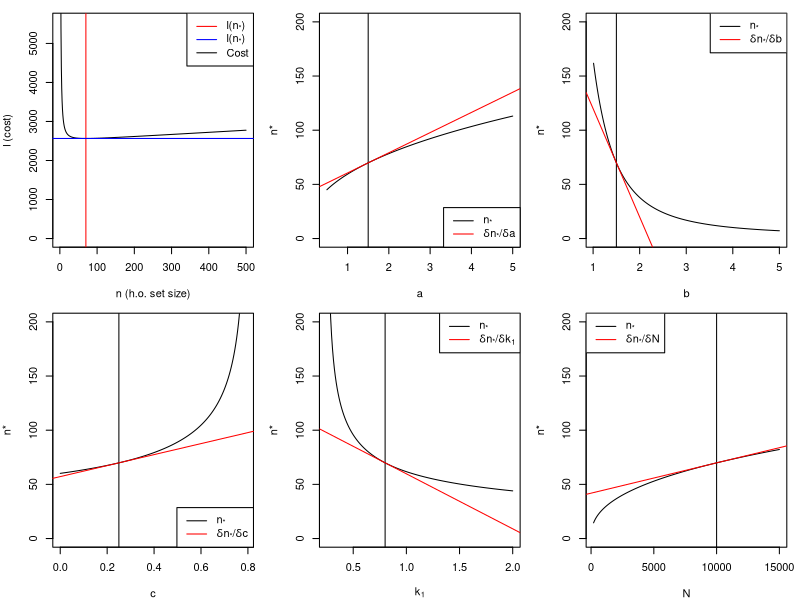
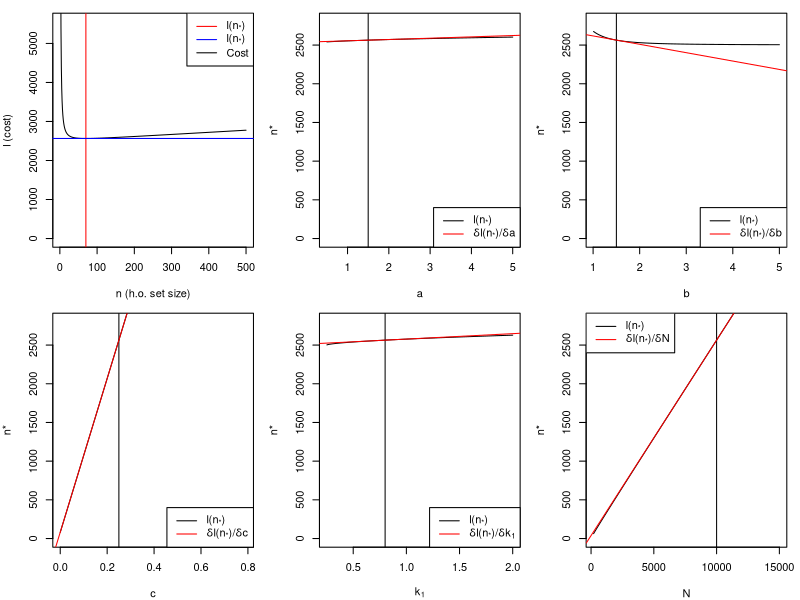

Source code (R) for these figures, in order:
######################################################################
## R script to demonstrate partial derivatives of l and n*          ##
######################################################################
## James Liley
## 1 Oct

######################################################################
## R script to demonstrate partial derivatives of l and n*          ##
######################################################################
##
## James Liley
## October 2021
##
## This script should be ran in the directory in which it is saved, or in
##  some directory with subdirectories 'data', 'figures'.
## Not all figures are necessarily used in the manuscript.
##
## For simplicity of demonstration, this script does not use the R
##  package OptHoldoutSize and is stand-alone.


######################################################################
## Switches                                                         ##
######################################################################

# Set to TRUE to save plot to PDF, FALSE to draw to R graphics device
save_plot=FALSE



######################################################################
## Parameters                                                       ##
######################################################################

Ns=10000 # value of N we will usually use
nr=1:floor(Ns/20) # values of n we will consider
ns=100 # test value of n

# Parameters of learning curve; k2(n,theta=c(a,b,c)) = a n^(-b) + c
as=1.5; bs=1.5; cs=0.25;
# can assume cs<k1s since cs is the minimum cost for a sample attainable with a model in place

# value of k1 we will usually use
k1s=0.8



######################################################################
## Functions; worked in full for demonstration's sake               ##
######################################################################

### Cost function

# cost function; usually called l
l=function(n,a=as,b=bs,c=cs,k1=k1s,N=Ns)
  (a*n^(-b) + c)*(N-n) + k1*n


### Inverse of cost function (n*; optimal holdout size)

# nstar=n*={n:l'(n;t)=0} where t={a,b,c,k1,N}
nstar=function(a=as,b=bs,c=cs,k1=k1s,N=Ns) {
  return(uniroot(function(n) dldn(n,a,b,c,k1,N),c(1,N-1))$root)
}


### Minimum cost function (l(n*))
mincost=function(a=as,b=bs,c=cs,k1=k1s,N=Ns) {
  l(nstar(a,b,c,k1,N),a,b,c,k1,N)
}


### Partials of cost function w.r.t n

# partial derivative of l with respect to n
dldn=function(n,a=as,b=bs,c=cs,k1=k1s,N=Ns)
  (-b)*a*N*n^(-b-1) - (-b+1)*a*n^(-b) + k1 - c

# second partial derivative of l with respect to n
dldn2=function(n,a=as,b=bs,c=cs,k1=k1s,N=Ns)
  (-b)*(-b-1)*a*N*n^(-b-2) - (-b)*(-b+1)*a*n^(-b-1)

# del_ l /  del_ a
dlda=function(n,a=as,b=bs,c=cs,k1=k1s,N=Ns)
  (N-n)*n^(-b)

# del_ l /  del_ b
dldb=function(n,a=as,b=bs,c=cs,k1=k1s,N=Ns)
  (-log(n))*(N-n)*a*n^(-b)

# del_ l /  del_ c
dldc=function(n,a=as,b=bs,c=cs,k1=k1s,N=Ns)
  (N-n)

# del_ l /  del_ k1
dldk1=function(n,a=as,b=bs,c=cs,k1=k1s,N=Ns)
  n

# del_ l /  del_ N
dldN=function(n,a=as,b=bs,c=cs,k1=k1s,N=Ns)
  (a*n^(-b) + c)







### Partials of cost function w.r.t n, theta

# del^2 l / del_n del_a
dda=function(n=ns,a=as,b=bs,c=cs,k1=k1s,N=Ns)
  (-b)*N*n^(-b-1) - (-b+1)*n^(-b)

# del^2 l / del_n del_b
ddb=function(n=ns,a=as,b=bs,c=cs,k1=k1s,N=Ns)
  a*N*(  (-1)*n^(-b-1) + (-b)*(-log(n))*n^(-b-1))-a*((-1)*n^(-b) + (-b+1)*(-log(n))*n^(-b) )

# del^2 l / del_n del_c
ddc=function(n=ns,a=as,b=bs,c=cs,k1=k1s,N=Ns)
  return(-1)

# del^2 l / del_n del_k1
ddk1=function(n=ns,a=as,b=bs,c=cs,k1=k1s,N=Ns)
  return(1)

# del^2 l / del_n del_N
ddN=function(n=ns,a=as,b=bs,c=cs,k1=k1s,N=Ns)
  (-b)*a*n^(-b-1)







### Partials of n*

# partial derivative of n* wrt a
dnstarda=function(n=ns,a=as,b=bs,c=cs,k1=k1s,N=Ns)
  -dda(n,a,b,c,k1,N)/dldn2(n,a,b,c,k1,N)

# partial derivative of n* wrt a, expanded
dnstarda_spec=function(n=ns,a=as,b=bs,c=cs,k1=k1s,N=Ns)
  (b*N*n - (b-1)*(n^2))/(b*(b+1)*a*N - b*(b-1)*a*n)


# partial derivative of n* wrt b
dnstardb=function(n=ns,a=as,b=bs,c=cs,k1=k1s,N=Ns)
  -ddb(n,a,b,c,k1,N)/dldn2(n,a,b,c,k1,N)

# partial derivative of n* wrt b, expanded
dnstardb_spec=function(n=ns,a=as,b=bs,c=cs,k1=k1s,N=Ns)
  -(n*N*( -1 + b*log(n))-(n^2)*(- 1 + (b-1)*log(n)))/
  (b*(b+1)*N - b*(b-1)*n)



# partial derivative of n* wrt c
dnstardc=function(n=ns,a=as,b=bs,c=cs,k1=k1s,N=Ns)
  -ddc(n,a,b,c,k1,N)/dldn2(n,a,b,c,k1,N)

# partial derivative of n* wrt c, expanded
dnstardc_spec=function(n=ns,a=as,b=bs,c=cs,k1=k1s,N=Ns)
  1/(b*(b+1)*a*N*n^(-b-2) - b*(b-1)*a*n^(-b-1))



# partial derivative of n* wrt k1
dnstardk1=function(n=ns,a=as,b=bs,c=cs,k1=k1s,N=Ns)
  -ddk1(n,a,b,c,k1,N)/dldn2(n,a,b,c,k1,N)

# partial derivative of n* wrt k1, expanded
dnstardk1_spec=function(n=ns,a=as,b=bs,c=cs,k1=k1s,N=Ns)
  -1/(b*(b+1)*a*N*n^(-b-2) - b*(b-1)*a*n^(-b-1))



# partial derivative of n* wrt N
dnstardN=function(n=ns,a=as,b=bs,c=cs,k1=k1s,N=Ns)
  -ddN(n,a,b,c,k1,N)/dldn2(n,a,b,c,k1,N)

# partial derivative of n* wrt N, expanded
dnstardN_spec=function(n=ns,a=as,b=bs,c=cs,k1=k1s,N=Ns)
  b*n/(b*(b+1)*N - b*(b-1)*n)





## Partials of minimum cost

# partial derivative of l(n*) wrt a
dmcda=function(a=as,b=bs,c=cs,k1=k1s,N=Ns) {
  nstar=nstar(a,b,c,k1,N)
  dlda(nstar,a,b,c,k1,N)
}

# partial derivative of l(n*) wrt b
dmcdb=function(a=as,b=bs,c=cs,k1=k1s,N=Ns) {
  nstar=nstar(a,b,c,k1,N)
  dldb(nstar,a,b,c,k1,N)
}

# partial derivative of l(n*) wrt c
dmcdc=function(a=as,b=bs,c=cs,k1=k1s,N=Ns) {
  nstar=nstar(a,b,c,k1,N)
  dldc(nstar,a,b,c,k1,N)
}

# partial derivative of l(n*) wrt k1
dmcdk1=function(a=as,b=bs,c=cs,k1=k1s,N=Ns) {
  nstar=nstar(a,b,c,k1,N)
  dldk1(nstar,a,b,c,k1,N)
}

# partial derivative of l(n*) wrt N
dmcdN=function(a=as,b=bs,c=cs,k1=k1s,N=Ns) {
  nstar=nstar(a,b,c,k1,N)
  dldN(nstar,a,b,c,k1,N)
}


######################################################################
## Plot partials of n*                                              ##
######################################################################

# Setup
if (save_plot) pdf(paste0("figures/partials_demo.pdf"),width=7.5,height=5)
par(mfrow=c(2,3),mar=c(4,4,1,1))

## Plot cost function and minimum as reference
plot(nr,l(nr),type="l",ylim=c(0,2*l(max(nr))),xlab="n (h.o. set size)", ylab="l (cost)")
nm=nstar() # Equivalent to optimal_holdout_size(Ns,k1s,c(as,bs,cs))$size
mc=mincost() # Equivalent to optimal_holdout_size(Ns,k1s,c(as,bs,cs))$cost
abline(v=nm,col="red")
abline(h=mc,col="blue")
legend("topright",lty=1,
       c(expression(paste("l(n"["*"],")")),
         expression(paste("l(n"["*"],")")),
         "Cost"),
       col=c("red","blue","black"))


aseq=seq(0.5,5,length=200)
xseq=rep(0,length(aseq)); for (i in 1:length(xseq)) xseq[i]=nstar(aseq[i],bs,cs,k1s,Ns)
plot(aseq,xseq,type="l",ylim=c(0,200),xlab="a",ylab="n*");
abline(v=as)
dma=dnstarda(nm,as,bs,cs,k1s,Ns) ## Equivalent to dma=grad_nstar_powerlaw(Ns,k1s,c(as,bs,cs))[3]
abline(nm - dma*as,dma,col="red")
legend("bottomright",c(expression("n"["*"]),expression(paste(delta,"n"["*"],"/",delta,"a"))),lty=1,col=c("black","red"))


bseq=seq(1.01,5,length=200)
xseq=rep(0,length(bseq)); for (i in 1:length(xseq)) xseq[i]=nstar(as,bseq[i],cs,k1s,Ns)
plot(bseq,xseq,type="l",ylim=c(0,200),xlab="b",ylab="n*");
abline(v=bs)
dmb=dnstardb(nm,as,bs,cs,k1s,Ns)
abline(nm - dmb*bs,dmb,col="red")
legend("topright",c(expression("n"["*"]),expression(paste(delta,"n"["*"],"/",delta,"b"))),lty=1,col=c("black","red"))


cseq=seq(0,0.99*k1s,length=200)
xseq=rep(0,length(cseq)); for (i in 1:length(xseq)) xseq[i]=nstar(as,bs,cseq[i],k1s,Ns)
plot(cseq,xseq,type="l",ylim=c(0,200),xlab="c",ylab="n*");
abline(v=cs)
dmc=dnstardc(nm,as,bs,cs,k1s,Ns)
abline(nm - dmc*cs,dmc,col="red")
legend("bottomright",c(expression("n"["*"]),expression(paste(delta,"n"["*"],"/",delta,"c"))),lty=1,col=c("black","red"))



k1seq=seq(1.01*cs,2,length=200)
xseq=rep(0,length(k1seq)); for (i in 1:length(xseq)) xseq[i]=nstar(as,bs,cs,k1seq[i],Ns)
plot(k1seq,xseq,type="l",ylim=c(0,200),xlab=expression("k"[1]),ylab="n*");
abline(v=k1s)
dmk1=dnstardk1(nm,as,bs,cs,k1s,Ns)
abline(nm - dmk1*k1s,dmk1,col="red")
legend("topright",c(expression("n"["*"]),expression(paste(delta,"n"["*"],"/",delta,"k"[1]))),lty=1,col=c("black","red"))


Nseq=seq(200,15000,length=200)
xseq=rep(0,length(Nseq)); for (i in 1:length(xseq)) xseq[i]=nstar(as,bs,cs,k1s,Nseq[i])
plot(Nseq,xseq,type="l",ylim=c(0,200),xlab="N",ylab="n*");
abline(v=Ns)
dmN=dnstardN(nm,as,bs,cs,k1s,Ns)
abline(nm - dmN*Ns,dmN,col="red")
legend("topleft",c(expression("n"["*"]),expression(paste(delta,"n"["*"],"/",delta,"N"))),lty=1,col=c("black","red"))

if (save_plot) dev.off()




######################################################################
## Plot partials of l(n*)                                           ##
######################################################################

if (save_plot) pdf(paste0("figures/partials_demo_ln.pdf"),width=7.5,height=5)


par(mfrow=c(2,3),mar=c(4,4,1,1))
yr=c(0,2800)

plot(nr,l(nr),type="l",ylim=c(0,2*l(max(nr))),xlab="n (h.o. set size)", ylab="l (cost)")
nm=nstar()
mc=mincost()
abline(v=nm,col="red")
abline(h=mc,col="blue")
legend("topright",lty=1,c(expression(paste("l(n"["*"],")")),expression(paste("l(n"["*"],")")),"Cost"),
       col=c("red","blue","black"))

aseq=seq(0.5,5,length=200)
xseq=rep(0,length(aseq)); for (i in 1:length(xseq)) xseq[i]=mincost(aseq[i],bs,cs,k1s,Ns)
plot(aseq,xseq,type="l",ylim=yr,xlab="a",ylab="n*");
abline(v=as)
dma=dmcda(as,bs,cs,k1s,Ns)
abline(mc - dma*as,dma,col="red")
legend("bottomright",c(expression(paste("l(n"["*"],")")),expression(paste(delta,"l(n"["*"],")/",delta,"a"))),lty=1,col=c("black","red"))


bseq=seq(1.01,5,length=200)
xseq=rep(0,length(bseq)); for (i in 1:length(xseq)) xseq[i]=mincost(as,bseq[i],cs,k1s,Ns)
plot(bseq,xseq,type="l",ylim=yr,xlab="b",ylab="n*");
abline(v=bs)
dmb=dmcdb(as,bs,cs,k1s,Ns)
abline(mc - dmb*bs,dmb,col="red")
legend("bottomright",c(expression(paste("l(n"["*"],")")),expression(paste(delta,"l(n"["*"],")/",delta,"b"))),lty=1,col=c("black","red"))


cseq=seq(0,0.99*k1s,length=200)
xseq=rep(0,length(cseq)); for (i in 1:length(xseq)) xseq[i]=mincost(as,bs,cseq[i],k1s,Ns)
plot(cseq,xseq,type="l",ylim=yr,xlab="c",ylab="n*");
abline(v=cs)
dmc=dmcdc(as,bs,cs,k1s,Ns)
abline(mc - dmc*cs,dmc,col="red")
legend("bottomright",c(expression(paste("l(n"["*"],")")),expression(paste(delta,"l(n"["*"],")/",delta,"c"))),lty=1,col=c("black","red"))



k1seq=seq(1.01*cs,2,length=200)
xseq=rep(0,length(k1seq)); for (i in 1:length(xseq)) xseq[i]=mincost(as,bs,cs,k1seq[i],Ns)
plot(k1seq,xseq,type="l",ylim=yr,xlab=expression("k"[1]),ylab="n*");
abline(v=k1s)
dmk1=dmcdk1(as,bs,cs,k1s,Ns)
abline(mc - dmk1*k1s,dmk1,col="red")
legend("bottomright",c(expression(paste("l(n"["*"],")")),expression(paste(delta,"l(n"["*"],")/",delta,"k"[1]))),lty=1,col=c("black","red"))


Nseq=seq(200,15000,length=200)
xseq=rep(0,length(Nseq)); for (i in 1:length(xseq)) xseq[i]=mincost(as,bs,cs,k1s,Nseq[i])
plot(Nseq,xseq,type="l",ylim=yr,xlab="N",ylab="n*");
abline(v=Ns)
dmN=dmcdN(as,bs,cs,k1s,Ns)
abline(mc - dmN*Ns,dmN,col="red")
legend("topleft",c(expression(paste("l(n"["*"],")")),expression(paste(delta,"l(n"["*"],")/",delta,"N"))),lty=1,col=c("black","red"))

if (save_plot) dev.off()


